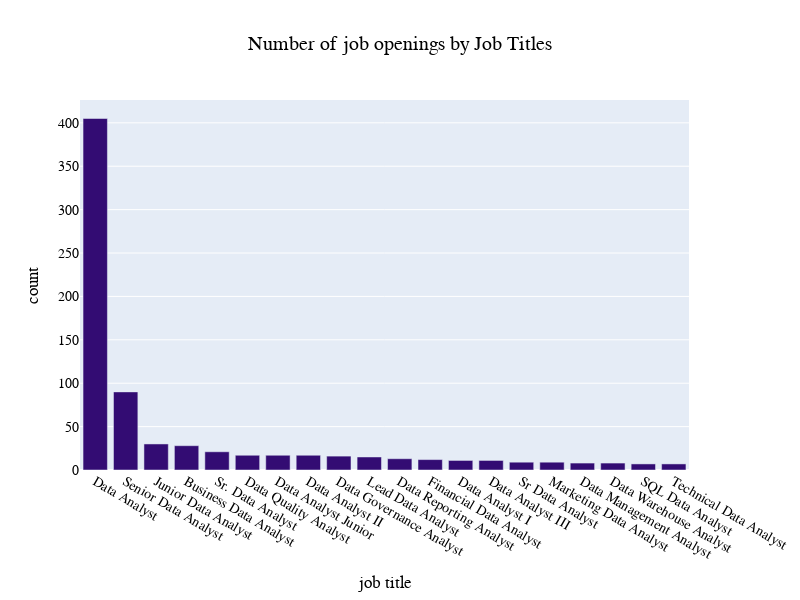

Notebook source saved alongside this figure:
### Markdown cell above
Job titles and count of job openings

### Code cell
fig = go.Figure()

fig.add_trace(go.Bar(x=df['Job Title'].value_counts().head(20).index,
       y=df['Job Title'].value_counts().head(20).values,
       marker_color = '#330C73'))

fig.update_layout(
    
    height=600, width=800, title_text='Number of job openings by Job Titles',
    
    xaxis_title='job title', yaxis_title="count", title_x = 0.5,
    
    font=dict(
            family="Courier New, monospace",
            size=14,
            color="black"
        
))

### Figure 1 — Plotly figure (JSON) as saved in the notebook; plotly's stock layout.template omitted (floating-point values rounded to 4 significant figures)
{"data": [{"marker": {"color": "#330C73"}, "type": "bar", "x": ["Data Analyst", "Senior Data Analyst", "Junior Data Analyst", "Business Data Analyst", "Sr. Data Analyst", "Data Quality Analyst", "Data Analyst Junior", "Data Analyst II", "Data Governance Analyst", "Lead Data Analyst", "Data Reporting Analyst", "Financial Data Analyst", "Data Analyst I", "Data Analyst III", "Sr Data Analyst", "Marketing Data Analyst", "Data Management Analyst", "Data Warehouse Analyst", "SQL Data Analyst", "Technical Data Analyst"], "y": [405, 90, 30, 28, 21, 17, 17, 17, 16, 15, 13, 12, 11, 11, 9, 9, 8, 8, 7, 7]}], "layout": {"font": {"color": "black", "family": "Courier New, monospace", "size": 14}, "height": 600, "title": {"text": "Number of job openings by Job Titles", "x": 0.5}, "width": 800, "xaxis": {"title": {"text": "job title"}}, "yaxis": {"title": {"text": "count"}}}}
